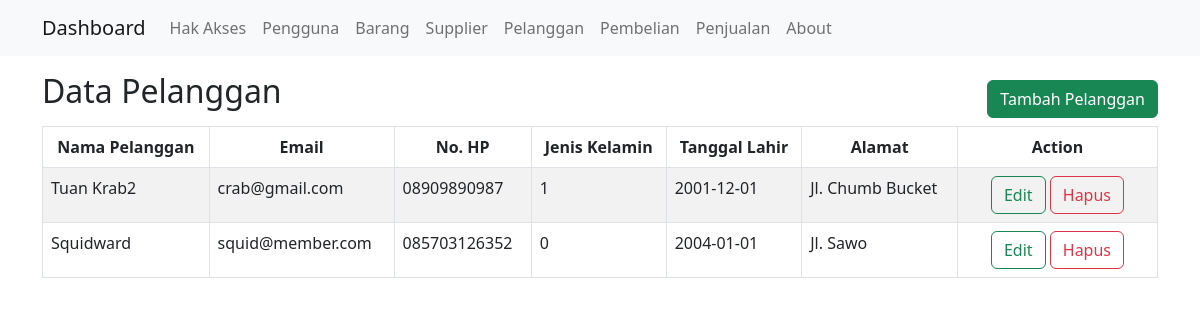
The app's page /public/pelanggan with its own data.
### tables this page shows
CREATE TABLE `pelanggan` (
  `id_pelanggan` bigint(20) NOT NULL,
  `nama_pelanggan` varchar(255) NOT NULL,
  `email` varchar(50) NOT NULL,
  `no_hp` varchar(15) NOT NULL,
  `jenis_kelamin` tinyint(1) NOT NULL,
  `tgl_lahir` date NOT NULL,
  `alamat` varchar(255) NOT NULL
);

### app/core/Controller.php (called while the page is built, shortened)
<?php
class Controller{
    public function view($view, $data = [])
    {
        require_once '../app/views/' . $view . '.php';
    }
    public function model($model)
    {
        return new $model;
    }
}

### app/controllers/Pelanggan.php (called while the page is built, shortened)
<?php
    class Pelanggan extends Controller {
    public function index(){
        $data['title'] = 'Data Pelanggan';
        $data['pelanggan'] = $this->model('PelangganModel')->getAllPelanggan();
        $this->view('pelanggan/index', $data);
    }
}

### app/core/App.php (called while the page is built, shortened)
<?php
class App{
 protected $method = 'index';
 protected $params = [];
 public function __construct(){
    $this->controller = new $this->controller;
    call_user_func_array([$this->controller, $this->method], $this->params);
  }
}

### public/index.php (called while the page is built, shortened)
<?php
$app = new App;

### app/core/Database.php (called while the page is built, shortened)
<?php
  class Database{
    private $host = DB_HOST;
    private $user = DB_USER;
    private $pass = DB_PASS;
    private $dbnm = DB_NAME;
    private $dbh;
    private $stmt;
    public function __construct()
    {
      $dsn = 'mysql:host='. $this->host .';dbname='. $this->dbnm;
      $option = [
        PDO::ATTR_PERSISTENT => true,
        PDO::ATTR_ERRMODE => PDO::ERRMODE_EXCEPTION
      ];
      try{
        $this->dbh = new PDO($dsn,$this->user,$this->pass, $option);
      }catch(PDOException $e){
        die($e->getMessage());
      }
    }
    public function query($query)
    {
      $this->stmt = $this->dbh->prepare($query);
    }
    public function execute()
    {
      $this->stmt->execute();
    }
    public function resultSet()
    {
      $this->execute();
      return $this->stmt->fetchAll(PDO::FETCH_ASSOC);
    }
  }

### app/models/PelangganModel.php (called while the page is built, shortened)
<?php
   class PelangganModel {
      private $table = 'pelanggan';
      private $db;
      public function __construct()
      {
         $this->db = new Database;
      }
      public function getAllPelanggan()
      {
         $this->db->query('SELECT * FROM  ' . $this->table);
         return $this->db->resultSet();
      }
   }

### app/views/pelanggan/index.php (the view)
<div class="container mt-3">
    <div class="row">
        <div class="col-12">
            <div class="row">
                <div class="col-6">
                    <h2><?= $data['title'];?></h2>
                </div>
                <div class="col-6 text-end mb-2">
                    <a href="<?= BASEURL; ?>/pelanggan/create" class="btn btn-success mt-2">Tambah Pelanggan</a>
                </div>
            </div>
                <ul class="list-group">
                    <table class="table table-bordered table-striped">
                        <thead>
                            <tr>
                                <th scope="col" class="text-center">Nama Pelanggan</th>
                                <th scope="col" class="text-center">Email</th>
                                <th scope="col" class="text-center">No. HP</th>
                                <th scope="col" class="text-center">Jenis Kelamin</th>
                                <th scope="col" class="text-center">Tanggal Lahir</th>
                                <th scope="col" class="text-center">Alamat</th>
                                <th scope="col" class="text-center" width="200px">Action</th>
                            </tr>
                        </thead>
                        <tbody>
                            <?php foreach ($data['pelanggan'] as $pelanggan) :?>
                                <tr>
                                    <td> <?= $pelanggan['nama_pelanggan'];?> </td>
                                    <td> <?= $pelanggan['email'];?> </td>
                                    <td> <?= $pelanggan['no_hp'];?> </td>
                                    <td> <?= $pelanggan['jenis_kelamin'];?> </td>
                                    <td> <?= $pelanggan['tgl_lahir'];?> </td>
                                    <td> <?= $pelanggan['alamat'];?> </td>
                                    <td>
                                        <div class="text-center">
                                            <a href="<?= BASEURL; ?>/pelanggan/edit/<?= $pelanggan['id_pelanggan'] ?>" class="btn btn-outline-success">Edit</a>
                                            <a href="<?= BASEURL; ?>/pelanggan/delete/<?= $pelanggan['id_pelanggan'] ?>" class="btn btn-outline-danger">Hapus</a>
                                        </div>
                                    </td>
                                </tr>
                            <?php endforeach; ?>
                        </tbody>
                    </table>
                </ul>
        </div>
    </div>
</div>

### records on screen
pelanggan: nama_pelanggan "Tuan Krab2", email "crab@gmail.com", no_hp "08909890987", jenis_kelamin "1", tgl_lahir "2001-12-01", alamat "Jl. Chumb Bucket"
pelanggan: nama_pelanggan "Squidward", email "squid@member.com", no_hp "085703126352", jenis_kelamin "0", tgl_lahir "2004-01-01", alamat "Jl. Sawo"

### other values on screen
$data['title'] "Data Pelanggan"
